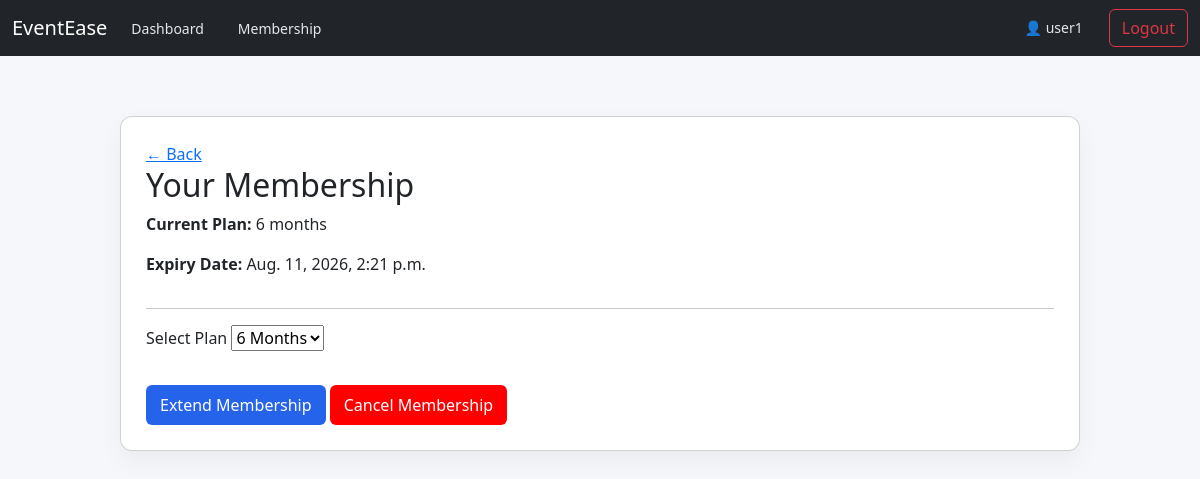
/user/membership/ (signed in), run on the app's committed database.
### eventsapp/models.py (models this page shows, shortened)
class CustomUser(AbstractUser):
    ROLE_CHOICES = (
        ('USER', 'User'),
        ('VENDOR', 'Vendor'),
        ('ADMIN', 'Admin'),
    )
    MEMBERSHIP_CHOICES = (
        ('6m', '6 months'),
        ('1y', '1 year'),
        ('2y', '2 years'),
    )
    VENDOR_CATEGORY = (
        ('catering', 'Catering'),
        ('florist', 'Florist'),
        ('decoration', 'Decoration'),
        ('lighting', 'Lighting'),
    )
    role = models.CharField(max_length=10, choices=ROLE_CHOICES, default='USER')
    vendor_category = models.CharField(max_length=20, choices=VENDOR_CATEGORY, blank=True, null=True)
    membership = models.CharField(max_length=2, choices=MEMBERSHIP_CHOICES, default='6m')
    membership_expiry = models.DateTimeField(blank=True, null=True)

### eventsapp/views.py (the view, shortened to what this page needs)
# urls.py: path('user/membership/', views.user_membership, name='user_membership'),
@role_required('USER')
def user_membership(request):
    return render(request, "user/membership.html")

### eventsapp/views.py (called while the page is built)
def role_required(role):
    def decorator(view_func):
        @wraps(view_func)
        def _wrapped(request, *args, **kwargs):
            if not request.user.is_authenticated:
                return redirect('login')
            if request.user.role != role:
                messages.error(request, 'Access denied.')
                return redirect('/')
            return view_func(request, *args, **kwargs)
        return _wrapped
    return decorator

### eventsapp/templates/user/membership.html (shortened to what this page needs)
{% extends 'base.html' %}
{% block content %}
<div class="card">
    <a href="javascript:history.back()" class="back-link">← Back</a>
    <h2>Your Membership</h2>
    <p><strong>Current Plan:</strong> {{ request.user.get_membership_display }}</p>
    <p><strong>Expiry Date:</strong> {{ request.user.membership_expiry }}</p>
    <hr>
    <form method="POST">
        <label>Select Plan</label>
        <select name="membership">
            <option value="6m">6 Months</option>
        </select>
        <br><br>
        <button type="submit">Extend Membership</button>
        <button type="submit" name="cancel" value="1" style="background:red;">
            Cancel Membership
        </button>
    </form>
</div>
{% endblock %}

### eventsapp/templates/base.html (shortened to what this page needs)
<!DOCTYPE html>
<html>
<head>
    <link rel="stylesheet" href="https://cdn.jsdelivr.net/npm/bootstrap@5.3.2/dist/css/bootstrap.min.css">
    <link rel="stylesheet" href="/static/css/style.css">
</head>
<body>
<nav class="navbar navbar-expand-lg navbar-dark bg-dark">
    <div class="container-fluid">
        <a class="navbar-brand" href="/">EventEase</a>
        <div class="collapse navbar-collapse">
            <ul class="navbar-nav me-auto mb-2 mb-lg-0">
                {% if request.user.is_authenticated %}
                    {% if request.user.role == "USER" %}
                        <li class="nav-item"><a href="/user/" class="nav-link">Dashboard</a></li>
                        <li class="nav-item"><a href="/user/membership/" class="nav-link">Membership</a></li>
                    {% elif request.user.role == "VENDOR" %}
                        <li class="nav-item"><a href="/vendor/" class="nav-link">Dashboard</a></li>
                        <li class="nav-item"><a href="/vendor/membership/" class="nav-link">Membership</a></li>
                    {% elif request.user.role == "ADMIN" %}
                        <li class="nav-item"><a href="/admin-dashboard/" class="nav-link">Dashboard</a></li>
                    {% endif %}
                {% endif %}
            </ul>
            <ul class="navbar-nav">
                {% if request.user.is_authenticated %}
                    <li class="nav-item"><span class="nav-link">👤 {{ request.user.username }}</span></li>
                    <li class="nav-item"><a href="/logout/" class="btn btn-outline-danger">Logout</a></li>
                {% else %}
                    <li class="nav-item"><a href="/login/" class="nav-link">Login</a></li>
                    <li class="nav-item"><a href="/register/" class="nav-link">Register</a></li>
                {% endif %}
            </ul>
        </div>
    </div>
</nav>
<div class="container">
    {% block content %}
    {% endblock %}
</div>
</body>
</html>

### eventsapp/static/css/style.css (style rules this page uses)
body { margin: 0; font-family: 'Segoe UI', sans-serif; background: #f5f7fa; }
.container { max-width: 1000px; margin: 40px auto; padding: 20px; }
.card { background: white; padding: 25px; border-radius: 12px; box-shadow: 0 10px 25px rgba(0, 0, 0, 0.05); }
button { background: #2563eb; border: none; padding: 8px 14px; color: white; border-radius: 6px; cursor: pointer; margin-top: 10px; }
.nav-link { margin-right: 18px; color: #e5e7eb; text-decoration: none; font-size: 14px; }

### data on the page
CustomUser: user.username "user1", user.membership "6 months", user.membership_expiry "Aug. 11, 2026, 2:21 p.m."
